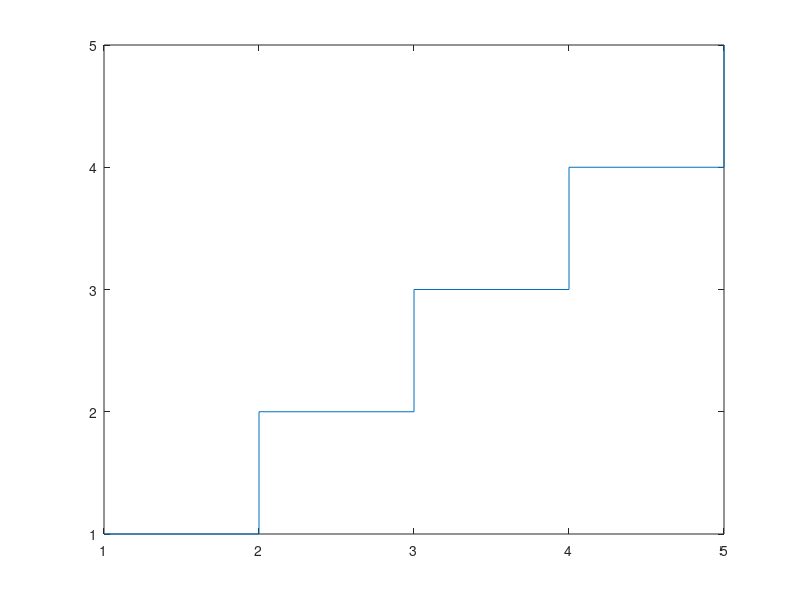

This chart was generated by the following MATLAB code: (Note: this script raises an error after producing the figure.)
%=============================================================================
% Copyright (c) 2026-present Allan CORNET (Nelson)
%=============================================================================
% This file is part of Nelson.
%=============================================================================
% LICENCE_BLOCK_BEGIN
% SPDX-License-Identifier: LGPL-3.0-or-later
% LICENCE_BLOCK_END
%=============================================================================
% <--ADV-CLI MODE-->
%=============================================================================
% stairs() returns a dedicated Stair chart primitive, not a reused Line.
h = stairs(1:5);
asserts.isequal(class(h), 'nelson.graphics.chart.primitive.Stair');
asserts.isequal(h.Type, 'stair');
asserts.istrue(isgraphics(h, 'stair'));
%=============================================================================
% Stair is a 2-D primitive: the line-series-only extras must be absent.
asserts.isfalse(isprop(h, 'ZData'));
asserts.isfalse(isprop(h, 'ZDataMode'));
asserts.isfalse(isprop(h, 'ThetaData'));
asserts.isfalse(isprop(h, 'RData'));
asserts.isfalse(isprop(h, 'LineJoin'));
asserts.isfalse(isprop(h, 'MarkerIndices'));
asserts.isfalse(isprop(h, 'AffectAutoLimits'));
asserts.isfalse(isprop(h, 'AlignVertexCenters'));
%=============================================================================
% The reference Stair property surface is present.
asserts.istrue(isprop(h, 'XData'));
asserts.istrue(isprop(h, 'YData'));
asserts.istrue(isprop(h, 'XDataMode'));
asserts.istrue(isprop(h, 'YDataMode'));
asserts.istrue(isprop(h, 'ColorMode'));
asserts.istrue(isprop(h, 'LineStyleMode'));
asserts.istrue(isprop(h, 'MarkerMode'));
asserts.istrue(isprop(h, 'SeriesIndex'));
asserts.istrue(isprop(h, 'DataTipTemplate'));
%=============================================================================
% The full surface matches expected behavior 42-property count.
p = properties(h);
asserts.isequal(numel(p), 42);
%=============================================================================
close all;
%=============================================================================
